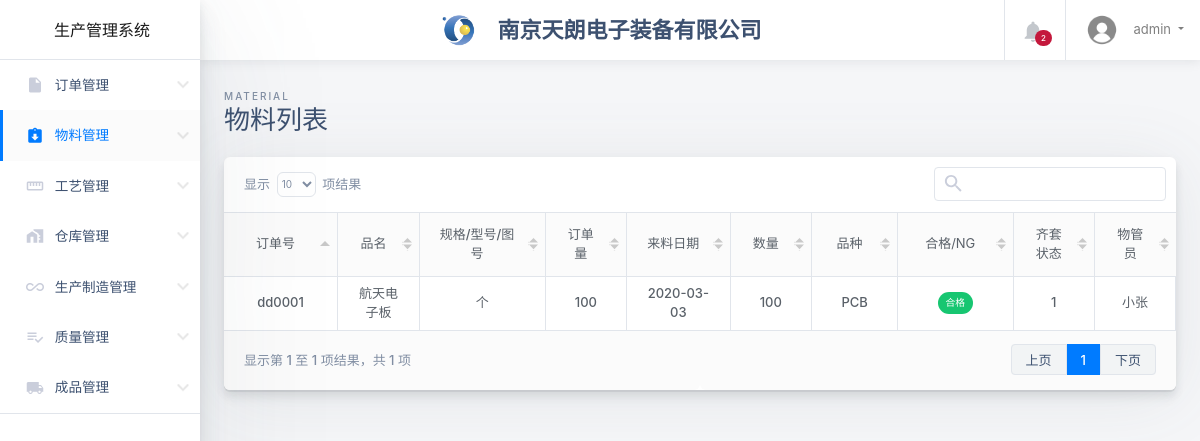
The app's page /material.php (signed in) with its own data.
### tables this page shows
CREATE TABLE `material` (
  `id` int(255) NOT NULL,
  `order_id` varchar(20) NOT NULL,
  `material_come` date DEFAULT NULL,
  `material_volume` int(20) DEFAULT NULL,
  `material_type` varchar(255) DEFAULT NULL,
  `material_okng` varchar(255) DEFAULT NULL,
  `material_kitting` varchar(255) DEFAULT NULL,
  `material_admin` varchar(255) DEFAULT NULL
);

CREATE TABLE `orders` (
  `id` int(255) NOT NULL,
  `order_id` varchar(20) NOT NULL,
  `order_name` varchar(255) DEFAULT NULL,
  `order_type` varchar(255) DEFAULT NULL,
  `order_volume` int(20) DEFAULT NULL,
  `order_client` varchar(255) DEFAULT NULL,
  `order_start` date DEFAULT NULL,
  `order_end` date DEFAULT NULL
);

### material.php (the view, shortened to what this page needs)
<!DOCTYPE html>
<html class="no-js h-100" lang="zh-CN">
<head>
  <?php include('head.php') ?>
</head>
<body class="h-100">
	<div class="container-fluid">
		<div class="row">
			<?php include('sidebar.php') ?>
			<main class="main-content col-lg-10 col-md-9 col-sm-12 p-0 offset-lg-2 offset-md-3">
				<div class="main-navbar sticky-top bg-white">
					<?php include('navbar.php') ?>
				</div>
				<div class="main-content-container container-fluid px-4 mb-4">
					<div class="page-header row no-gutters py-4">
						<div class="col-12 col-sm-4 text-center text-sm-left mb-4 mb-sm-0">
							<span class="text-uppercase page-subtitle">material</span>
							<h3 class="page-title">物料列表</h3>
						</div>
					</div>
					<table class="transaction-history d-none">
						<thead>
							<tr>
								<th><strong>订单号</strong></th>
								<th><strong>品名</strong></th>
								<th><strong>规格/型号/图号</strong></th>
								<th><strong>订单量</strong></th>
								<th>来料日期</th>
								<th>数量</th>
								<th>品种</th>
								<th>合格/NG</th>
								<th>齐套状态</th>
								<th>物管员</th>
							</tr>
						</thead>
						<tbody>
              <?php
              require_once('conn.php');
              $sql="select * from material left join orders on (material.order_id=orders.order_id)";
              $result=mysqli_query($conn,$sql);
              $loginNum=mysqli_num_rows($result);
              for($i=0; $i<$loginNum; $i++){
                $row = mysqli_fetch_assoc($result);
                echo "<tr>";
                echo "<td><strong>{$row['order_id']}</strong></td>";
                echo "<td><strong>{$row['order_name']}</strong></td>";
                echo "<td><strong>{$row['order_type']}</strong></td>";
                echo "<td><strong>{$row['order_volume']}</strong></td>";
                echo "<td>{$row['material_come']}</td>";
                echo "<td>{$row['material_volume']}</td>";
                echo "<td>{$row['material_type']}</td>";
                if ($row['material_okng']=='合格') {
                echo "<td><span class='badge badge-pill badge-success'>{$row['material_okng']}</span></td>";
              }else {
                echo "<td><span class='badge badge-pill badge-danger'>{$row['material_okng']}</span></td>";
              }
                echo "<td>{$row['material_kitting']}</td>";
                echo "<td>{$row['material_admin']}</td>";
                echo "</tr>";
              }
              ?>
						</tbody>
					</table>
				</div>
			</main>
		</div>
	</div>
</body>
</html>

### records on screen
material: orders.order_id "dd0001", orders.order_name "航天电子板", orders.order_type "个", orders.order_volume "100", material_come "2020-03-03", material_volume "100", material_type "PCB", material_okng "合格", material_kitting "1", material_admin "小张"

### other values on screen
$_SESSION['user'] "admin"
